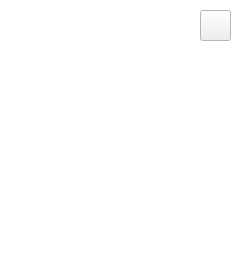
<?xml version="1.0" encoding="UTF-8"?>
<ui version="4.0">
 <class>ControlView</class>
 <widget class="QWidget" name="ControlView">
  <property name="geometry">
   <rect>
    <x>0</x>
    <y>0</y>
    <width>240</width>
    <height>275</height>
   </rect>
  </property>
  <property name="palette">
   <palette>
    <active>
     <colorrole role="Base">
      <brush brushstyle="SolidPattern">
       <color alpha="255">
        <red>255</red>
        <green>255</green>
        <blue>255</blue>
       </color>
      </brush>
     </colorrole>
     <colorrole role="Window">
      <brush brushstyle="SolidPattern">
       <color alpha="255">
        <red>255</red>
        <green>255</green>
        <blue>255</blue>
       </color>
      </brush>
     </colorrole>
    </active>
    <inactive>
     <colorrole role="Base">
      <brush brushstyle="SolidPattern">
       <color alpha="255">
        <red>255</red>
        <green>255</green>
        <blue>255</blue>
       </color>
      </brush>
     </colorrole>
     <colorrole role="Window">
      <brush brushstyle="SolidPattern">
       <color alpha="255">
        <red>255</red>
        <green>255</green>
        <blue>255</blue>
       </color>
      </brush>
     </colorrole>
    </inactive>
    <disabled>
     <colorrole role="Base">
      <brush brushstyle="SolidPattern">
       <color alpha="255">
        <red>255</red>
        <green>255</green>
        <blue>255</blue>
       </color>
      </brush>
     </colorrole>
     <colorrole role="Window">
      <brush brushstyle="SolidPattern">
       <color alpha="255">
        <red>255</red>
        <green>255</green>
        <blue>255</blue>
       </color>
      </brush>
     </colorrole>
    </disabled>
   </palette>
  </property>
  <property name="windowTitle">
   <string>Drone Control Panel</string>
  </property>
  <property name="autoFillBackground">
   <bool>true</bool>
  </property>
  <widget class="QLabel" name="label">
   <property name="geometry">
    <rect>
     <x>0</x>
     <y>0</y>
     <width>240</width>
     <height>275</height>
    </rect>
   </property>
   <property name="focusPolicy">
    <enum>Qt::StrongFocus</enum>
   </property>
   <property name="text">
    <string/>
   </property>
   <property name="pixmap">
    <pixmap resource="HostApplication.qrc">:/HostApplication/ressources/joystick.png</pixmap>
   </property>
  </widget>
  <widget class="QPushButton" name="helpButton">
   <property name="geometry">
    <rect>
     <x>200</x>
     <y>10</y>
     <width>31</width>
     <height>31</height>
    </rect>
   </property>
   <property name="focusPolicy">
    <enum>Qt::NoFocus</enum>
   </property>
   <property name="toolTip">
    <string>&lt;html&gt;&lt;head/&gt;&lt;body&gt;&lt;p&gt;Click for help&lt;/p&gt;&lt;/body&gt;&lt;/html&gt;</string>
   </property>
   <property name="text">
    <string/>
   </property>
   <property name="icon">
    <iconset resource="HostApplication.qrc">
     <normaloff>:/HostApplication/ressources/Help-icon.png</normaloff>:/HostApplication/ressources/Help-icon.png</iconset>
   </property>
   <property name="iconSize">
    <size>
     <width>24</width>
     <height>24</height>
    </size>
   </property>
  </widget>
 </widget>
 <resources>
  <include location="HostApplication.qrc"/>
 </resources>
 <connections/>
</ui>
